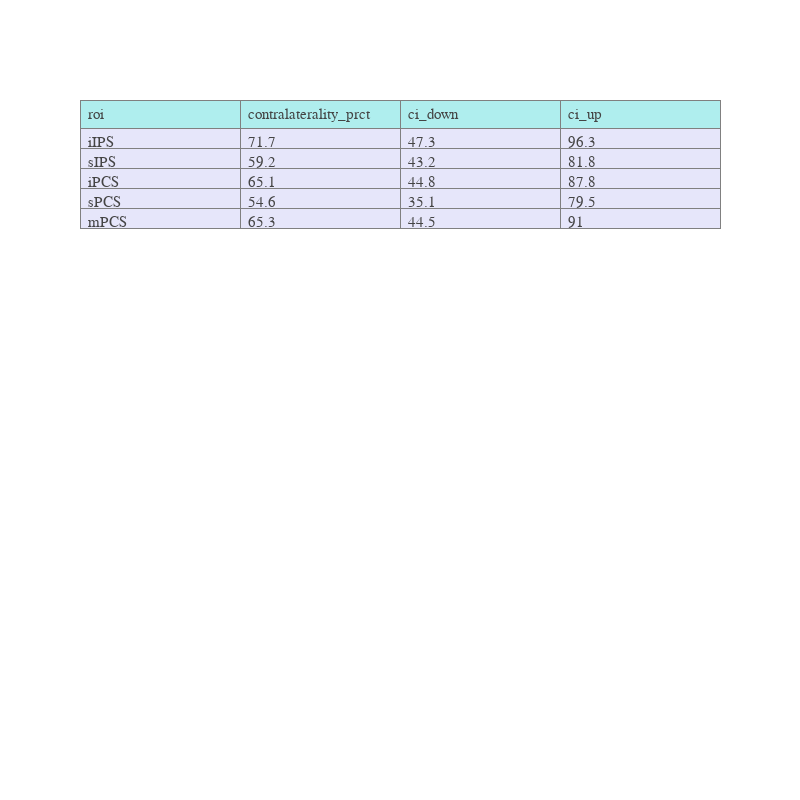

Notebook code cell kept with this figure:
### Code cell
sub_rois =  ['iIPS', 'sIPS', 'iPCS', 'sPCS', 'mPCS']


df_roi = data_contralaterality.loc[data_contralaterality['roi'].isin(sub_rois)]


fig = go.Figure()
fig.add_trace(go.Table(header=dict(values=list(df_roi.columns), 
                                   fill_color='paleturquoise', 
                                   align='left'), 
                       cells=dict(values=[df_roi[col].round(1) for col in df_roi.columns], 
                                  fill_color='lavender', 
                                  align='left')
                      ))

fig.update_layout(template=fig_template,
                  height=800, 
                  width=800)
fig.write_image("/Users/uriel/Downloads/contralaterality_table.pdf".format(subject))
fig.show()

### Figure 1 — Plotly figure (JSON) as saved in the notebook; plotly's stock layout.template omitted (floating-point values rounded to 4 significant figures)
{"data": [{"cells": {"align": "left", "fill": {"color": "lavender"}, "values": [["iIPS", "sIPS", "iPCS", "sPCS", "mPCS"], [71.7, 59.2, 65.1, 54.6, 65.3], [47.3, 43.2, 44.8, 35.1, 44.5], [96.3, 81.8, 87.8, 79.5, 91]]}, "header": {"align": "left", "fill": {"color": "paleturquoise"}, "values": ["roi", "contralaterality_prct", "ci_down", "ci_up"]}, "type": "table"}], "layout": {"height": 800, "width": 800}}
